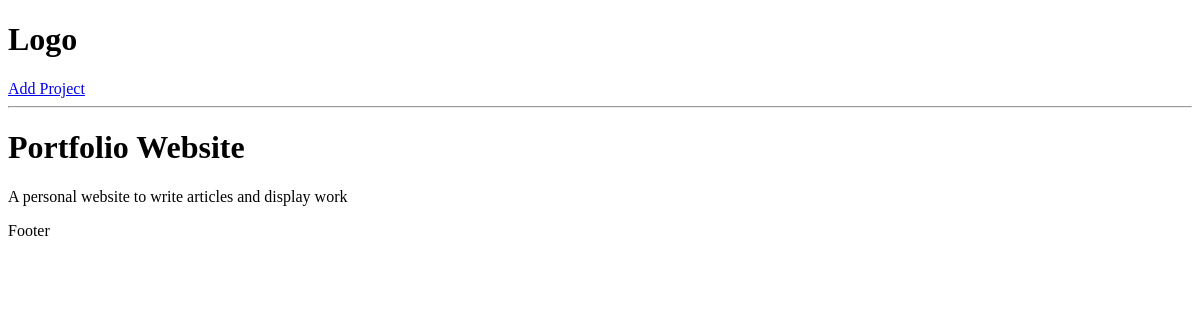
The app's page /project/4e2ef7d8-2999-4edc-9dd8-d36da7aa176d/, older data.
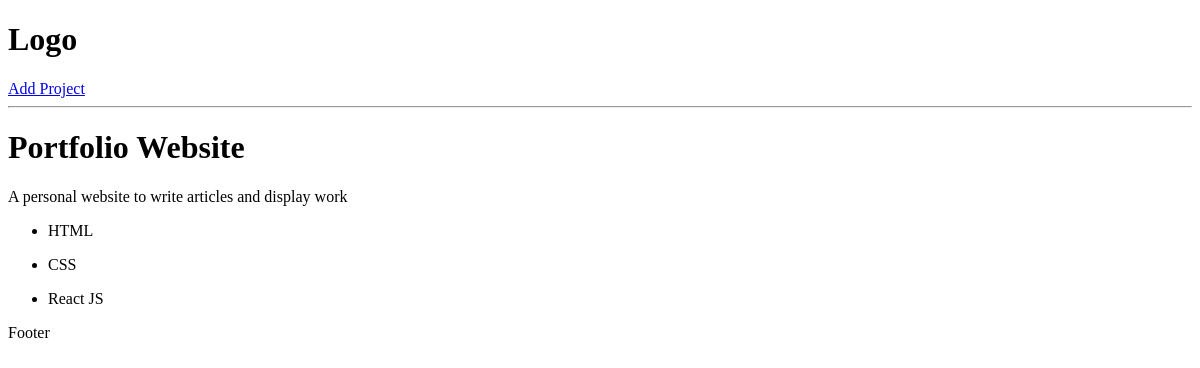
The same page, newer data.
### projects/models.py (models this page shows)
class Tag(models.Model):
    name = models.CharField(max_length=200)
    created = models.DateTimeField(auto_now_add=True)
    id = models.UUIDField(unique=True, primary_key=True, editable=False, default=uuid.uuid4)
    def __str__(self):
        return self.name

### projects/views.py (the view)
# urls.py: path('project/<str:pk>/', views.project, name='project'),
def project(request, pk):
    project = Project.objects.get(pk=pk)
    tags = project.tags.all()
    return render(request, 'projects/single-project.html', { 'project': project, 'tags': tags })

### projects/templates/projects/single-project.html
{% extends 'main.html' %}
{% block content %}
<h1>{{ project.title }}</h1>
<p>{{ project.description }}</p>
<ul>
    {% for tag in tags %}
        <li>
            <p>{{ tag }}</p>
        </li>
    {% endfor %}
</ul>
{% endblock %}

Row changes from the older to the newer data that the page shows:
added Tag: name "HTML"
added Tag: name "CSS"
added Tag: name "React JS"
